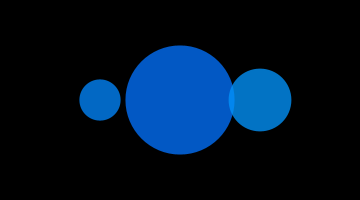
Frame 1 (no input)
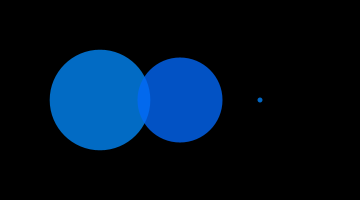
Frame 60 (the mouse pressed at the canvas centre just before this capture)
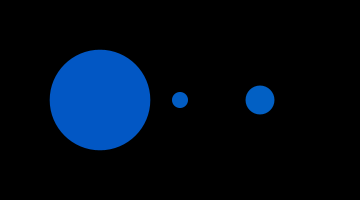
Frame 120 (the mouse held since frame 60 and released just before this capture)

The Processing sketch that drew these frames (run headless with seeded random() and noise(); from frame 60 on, the mouse is pressed at the canvas centre):

// Processing sketch: processing_14134
// ── processing_14134.pde

void setup(){
size(360,200);
}

void draw(){
background(0);
noStroke();
for(int x=0; x<=200; x=x+80){
 float y=sin(radians(x+frameCount))*0.7*100+40;
 fill(HSB, random(100,150),250,200);
 ellipse(x+100,100,y,y);
}
}
                
